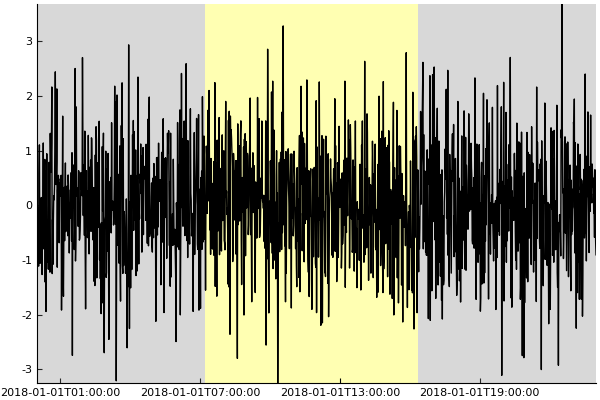

The Julia source for this figure:
# This script will generate a plot similar to random.png

using DaylightPlots, Plots

pyplot()

t = DateTime(2018,01,01):Minute(1):DateTime(2018,01,02)

x = randn(length(t))

daylight(t,x,loc=Point(42.35,-71.05),tz=tz"America/New_York",color=:black,leg=false,grid=false)

savefig("random.png")
